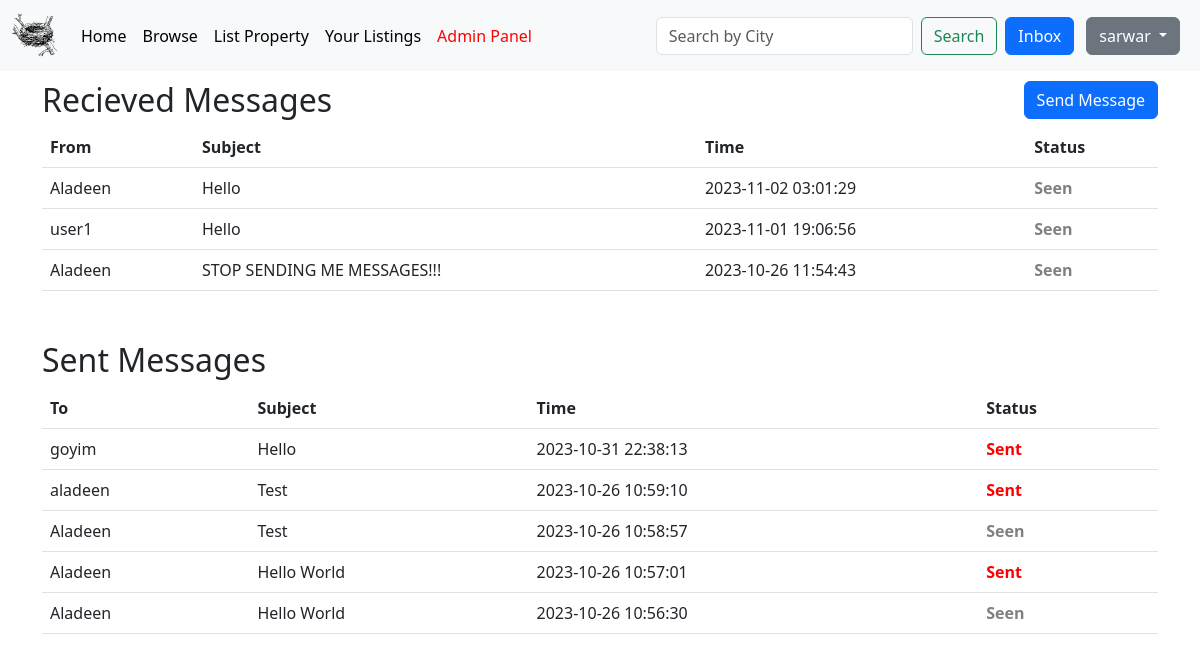
Screenshot of /inbox.php (signed in) with the database file from the repository.
### tables this page shows
CREATE TABLE `Messages` (
  `message_id` int(11) NOT NULL,
  `sender` varchar(50) NOT NULL,
  `receiver` varchar(50) NOT NULL,
  `subject` varchar(255) DEFAULT NULL,
  `message_text` text NOT NULL,
  `timestamp` timestamp NOT NULL DEFAULT current_timestamp(),
  `is_read` tinyint(1) NOT NULL DEFAULT 0
);

### src/inbox.php (called while the page is built, shortened)
<?php
require_once ('../config/connection.php');
function getReceivedMessagesForUser($conn, $user_id) {
    $query = "SELECT * FROM Messages WHERE receiver = ? ORDER BY timestamp DESC";
    $stmt = $conn->prepare($query);
    $stmt->bind_param("s", $user_id);
    $stmt->execute();
    $result = $stmt->get_result();
    return $result;
}
function getSentMessagesForUser($conn, $user_id) {
    $query = "SELECT * FROM Messages WHERE sender = ? ORDER BY timestamp DESC";
    $stmt = $conn->prepare($query);
    $stmt->bind_param("s", $user_id);
    $stmt->execute();
    $result = $stmt->get_result();
    return $result;
}
$user_id = $_SESSION['username'];
$receivedMessages = getReceivedMessagesForUser($conn, $user_id);
$sentMessages = getSentMessagesForUser($conn, $user_id);
?>

### public/inbox.php (the view, shortened to what this page needs)
<?php require_once('../src/inbox.php'); ?>
<!DOCTYPE html>
<html>
<head>
    <link href="https://cdn.jsdelivr.net/npm/bootstrap@5.3.0-alpha3/dist/css/bootstrap.min.css" rel="stylesheet">
</head>
<body>
<?php require_once('../src/inc/navbar.php'); ?>
<div class="container" style="margin-top: 10px;">
    <h2 style="text-align: left;">
        <span style="float: left;">Recieved Messages</span>
        <a href="send-message.php" class="btn btn-primary" style="float: right;">Send Message</a><br>
    </h2>
    <div class="messages-list">
        <table class="table table-hover">
            <thead>
            <tr>
                <th>From</th>
                <th>Subject</th>
                <th>Time</th>
                <th>Status</th>
            </tr>
            </thead>
            <tbody>
            <?php while ($message = $receivedMessages->fetch_assoc()): ?>
                <tr class="clickable" data-href="view-message.php?message_id=<?php echo $message['message_id']; ?>">
                    <td><?php echo $message['sender']; ?></td>
                    <td><?php echo $message['subject']; ?></td>
                    <td><?php echo $message['timestamp']; ?></td>
                    <td style="color: <?php echo $message['is_read'] ? 'gray' : 'red'; ?>; font-weight: bold;">
                        <?php echo $message['is_read'] ? 'Seen' : 'New'; ?>
                    </td>
                </tr>
            <?php endwhile; ?>
            </tbody>
        </table>
    </div>
    <div class="messages-list" style="margin-top: 50px;">
        <h2>Sent Messages</h2>
        <table class="table table-hover">
            <thead>
            <tr>
                <th>To</th>
                <th>Subject</th>
                <th>Time</th>
                <th>Status</th>
            </tr>
            </thead>
            <tbody>
            <?php while ($message = $sentMessages->fetch_assoc()): ?>
                <tr class="clickable" data-href="view-message.php?message_id=<?php echo $message['message_id']; ?>">
                    <td><?php echo $message['receiver']; ?></td>
                    <td><?php echo $message['subject']; ?></td>
                    <td><?php echo $message['timestamp']; ?></td>
                    <td style="color: <?php echo $message['is_read'] ? 'gray' : 'red'; ?>; font-weight: bold;">
                        <?php echo $message['is_read'] ? 'Seen' : 'Sent'; ?>
                    </td>
                </tr>
            <?php endwhile; ?>
            </tbody>
        </table>
    </div>
</div>
</body>
</html>

### public/inbox.php (style rules this page uses)
tr.clickable { cursor: pointer; }

### rows the page displays
messages: sender "Aladeen", subject "Hello", timestamp "2023-11-02 03:01:29", is_read "Seen"
messages: sender "user1", subject "Hello", timestamp "2023-11-01 19:06:56", is_read "Seen"
messages: sender "Aladeen", subject "STOP SENDING ME MESSAGES!!!", timestamp "2023-10-26 11:54:43", is_read "Seen"
messages: receiver "goyim", subject "Hello", timestamp "2023-10-31 22:38:13", is_read "Sent"
messages: receiver "aladeen", subject "Test", timestamp "2023-10-26 10:59:10", is_read "Sent"
messages: receiver "Aladeen", subject "Test", timestamp "2023-10-26 10:58:57", is_read "Seen"
messages: receiver "Aladeen", subject "Hello World", timestamp "2023-10-26 10:57:01", is_read "Sent"
messages: receiver "Aladeen", subject "Hello World", timestamp "2023-10-26 10:56:30", is_read "Seen"

### other values shown
$_SESSION['username'] "sarwar"
